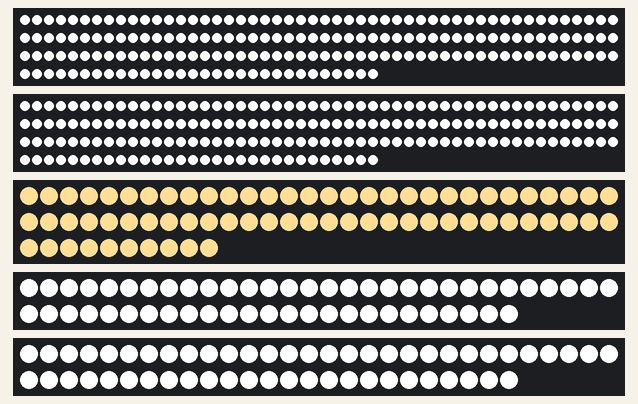
Bench run of a sketch on a simulated Arduino Uno, built with avr-gcc and run on an emulated ATmega328P. Shown: 2 × 180 RGB LEDs in strip order, left to right, continuing on the next row, 70 RGB LEDs in strip order, left to right, continuing on the next row, 2 × 55 RGB LEDs in strip order, left to right, continuing on the next row. The strip is taken to match the declared colour order.

Above: at 0.1 s.

The sketch:

JackNoForms.ino
```cpp
#include <Adafruit_NeoPixel.h>

#define NUM_LEDS_STRIP1 180
#define NUM_LEDS_STRIP2 180
#define NUM_LEDS_STRIP3 70
#define NUM_LEDS_STRIP4 55
#define NUM_LEDS_STRIP5 55

#define PIN_STRIP1 2
#define PIN_STRIP2 3
#define PIN_STRIP3 4
#define PIN_STRIP4 5
#define PIN_STRIP5 6

Adafruit_NeoPixel strip1 = Adafruit_NeoPixel(NUM_LEDS_STRIP1, PIN_STRIP1, NEO_RGB + NEO_KHZ800);
Adafruit_NeoPixel strip2 = Adafruit_NeoPixel(NUM_LEDS_STRIP2, PIN_STRIP2, NEO_RGB + NEO_KHZ800);
Adafruit_NeoPixel strip3 = Adafruit_NeoPixel(NUM_LEDS_STRIP3, PIN_STRIP3, NEO_RGB + NEO_KHZ800);
Adafruit_NeoPixel strip4 = Adafruit_NeoPixel(NUM_LEDS_STRIP4, PIN_STRIP4, NEO_RGB + NEO_KHZ800);
Adafruit_NeoPixel strip5 = Adafruit_NeoPixel(NUM_LEDS_STRIP5, PIN_STRIP5, NEO_RGB + NEO_KHZ800);

void setup() {
  strip1.begin();
  strip2.begin();
  strip3.begin();
  strip4.begin();
  strip5.begin();

  strip1.show();
  strip2.show();
  strip3.show();
  strip4.show();
  strip5.show();

  setStaticColour(strip1, strip1.Color(255, 255, 255));   // White
  setStaticColour(strip2, strip2.Color(255, 255, 255));   // White
  setStaticColour(strip3, strip3.Color(255, 223, 150));   // Warm White
  setStaticColour(strip4, strip4.Color(255, 255, 255));   // White
  setStaticColour(strip5, strip5.Color(255, 255, 255));   // White
}

void loop() {

}

void setStaticColour(Adafruit_NeoPixel& strip, uint32_t color) {
  for (int i = 0; i < strip.numPixels(); i++) {
    strip.setPixelColor(i, color);
  }
  strip.show();
}
```
